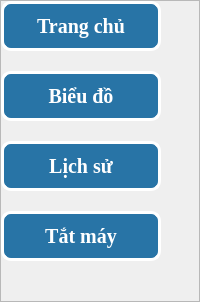
        <widget class="QFrame" name="frame_2">
         <property name="styleSheet">
          <string notr="true">QFrame#frame_2{
border:none;
}</string>
         </property>
         <property name="frameShape">
          <enum>QFrame::StyledPanel</enum>
         </property>
         <property name="frameShadow">
          <enum>QFrame::Raised</enum>
         </property>
         <layout class="QVBoxLayout" name="verticalLayout_2">
          <property name="spacing">
           <number>20</number>
          </property>
          <property name="leftMargin">
           <number>0</number>
          </property>
          <property name="topMargin">
           <number>0</number>
          </property>
          <property name="bottomMargin">
           <number>0</number>
          </property>
          <item>
           <widget class="QPushButton" name="btn_home">
            <property name="sizePolicy">
             <sizepolicy hsizetype="Fixed" vsizetype="Fixed">
              <horstretch>0</horstretch>
              <verstretch>0</verstretch>
             </sizepolicy>
            </property>
            <property name="minimumSize">
             <size>
              <width>160</width>
              <height>50</height>
             </size>
            </property>
            <property name="maximumSize">
             <size>
              <width>160</width>
              <height>16777215</height>
             </size>
            </property>
            <property name="font">
             <font>
              <family>Times New Roman</family>
              <pointsize>15</pointsize>
              <weight>75</weight>
              <bold>true</bold>
             </font>
            </property>
            <property name="styleSheet">
             <string notr="true">QPushButton{
background-color: rgb(40,116,166);
border-radius:10px;
border: 3px solid white;
color:white;

}
QPushButton:hover{
background-color: rgb(84,153,199);
}
</string>
            </property>
            <property name="text">
             <string>Trang chủ</string>
            </property>
           </widget>
          </item>
          <item>
           <widget class="QPushButton" name="btn_graph">
            <property name="sizePolicy">
             <sizepolicy hsizetype="Fixed" vsizetype="Fixed">
              <horstretch>0</horstretch>
              <verstretch>0</verstretch>
             </sizepolicy>
            </property>
            <property name="minimumSize">
             <size>
              <width>160</width>
              <height>50</height>
             </size>
            </property>
            <property name="maximumSize">
             <size>
              <width>160</width>
              <height>16777215</height>
             </size>
            </property>
            <property name="font">
             <font>
              <family>Times New Roman</family>
              <pointsize>15</pointsize>
              <weight>75</weight>
              <bold>true</bold>
             </font>
            </property>
            <property name="styleSheet">
             <string notr="true">QPushButton{
background-color: rgb(40,116,166);
border-radius:10px;
border: 3px solid white;
color:white;

}
QPushButton:hover{
background-color: rgb(84,153,199);
}
</string>
            </property>
            <property name="text">
             <string>Biểu đồ</string>
            </property>
           </widget>
          </item>
          <item>
           <widget class="QPushButton" name="btn_history">
            <property name="minimumSize">
             <size>
              <width>160</width>
              <height>50</height>
             </size>
            </property>
            <property name="maximumSize">
             <size>
              <width>160</width>
              <height>16777215</height>
             </size>
            </property>
            <property name="font">
             <font>
              <family>Times New Roman</family>
              <pointsize>15</pointsize>
              <weight>75</weight>
              <bold>true</bold>
             </font>
            </property>
            <property name="styleSheet">
             <string notr="true">QPushButton{
background-color: rgb(40,116,166);
border-radius:10px;
border: 3px solid white;
color:white;

}
QPushButton:hover{
background-color: rgb(84,153,199);
}
</string>
            </property>
            <property name="text">
             <string>Lịch sử</string>
            </property>
           </widget>
          </item>
          <item>
           <widget class="QPushButton" name="btn_exit">
            <property name="sizePolicy">
             <sizepolicy hsizetype="Minimum" vsizetype="Fixed">
              <horstretch>0</horstretch>
              <verstretch>0</verstretch>
             </sizepolicy>
            </property>
            <property name="minimumSize">
             <size>
              <width>160</width>
              <height>50</height>
             </size>
            </property>
            <property name="maximumSize">
             <size>
              <width>160</width>
              <height>16777215</height>
             </size>
            </property>
            <property name="font">
             <font>
              <family>Times New Roman</family>
              <pointsize>15</pointsize>
              <weight>75</weight>
              <bold>true</bold>
             </font>
            </property>
            <property name="styleSheet">
             <string notr="true">QPushButton{
background-color: rgb(40,116,166);
border-radius:10px;
border: 3px solid white;
color:white;

}
QPushButton:hover{
background-color: rgb(84,153,199);
}
</string>
            </property>
            <property name="text">
             <string>Tắt máy</string>
            </property>
           </widget>
          </item>
          <item>
           <spacer name="verticalSpacer">
            <property name="orientation">
             <enum>Qt::Vertical</enum>
            </property>
            <property name="sizeHint" stdset="0">
             <size>
              <width>20</width>
              <height>40</height>
             </size>
            </property>
           </spacer>
          </item>
         </layout>
        </widget>
